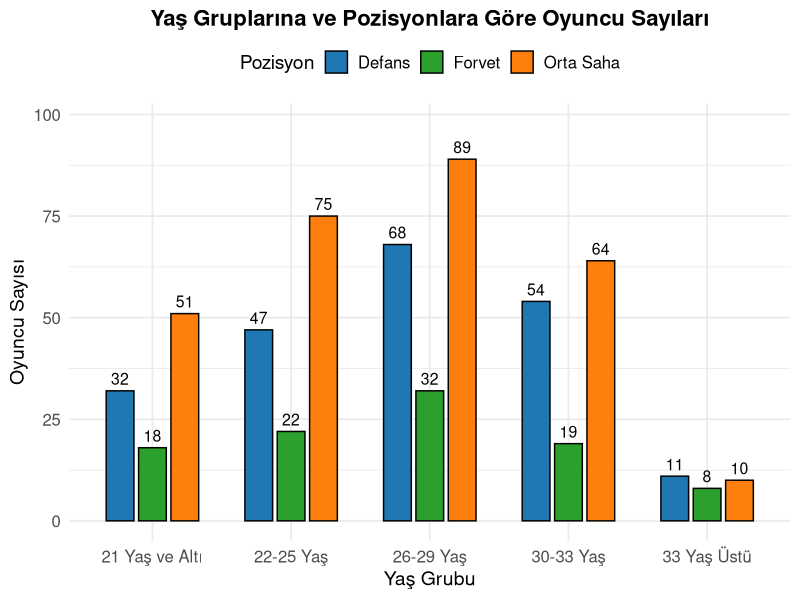
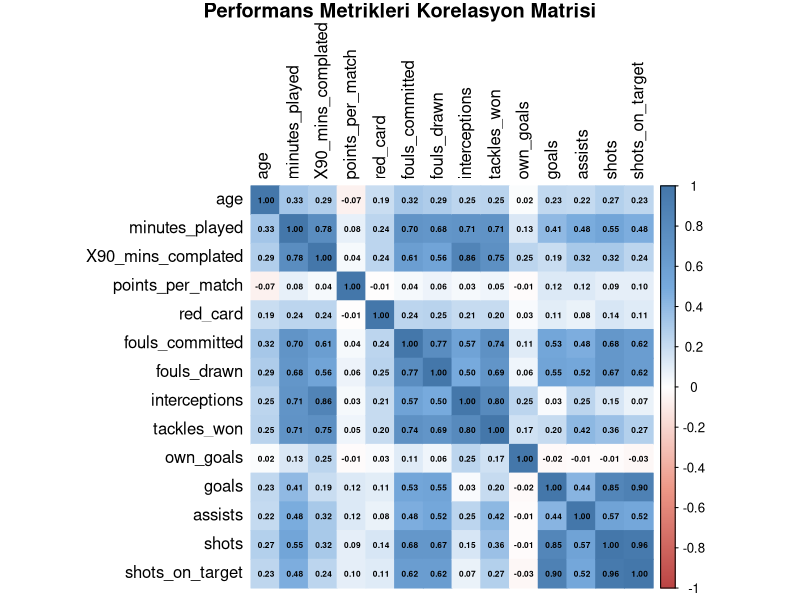
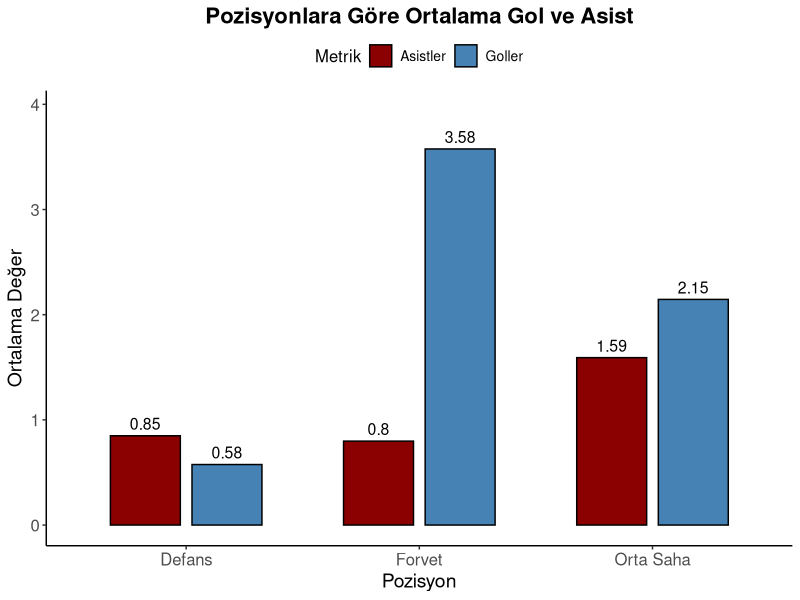
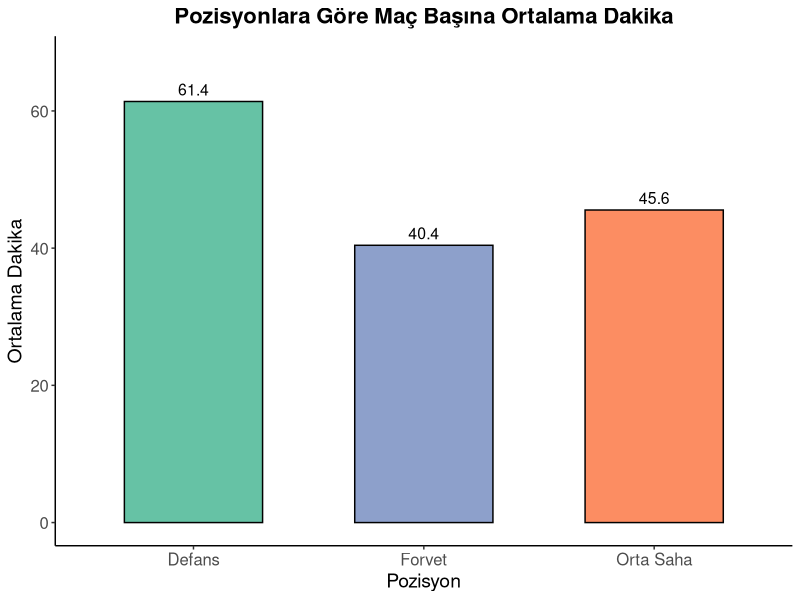
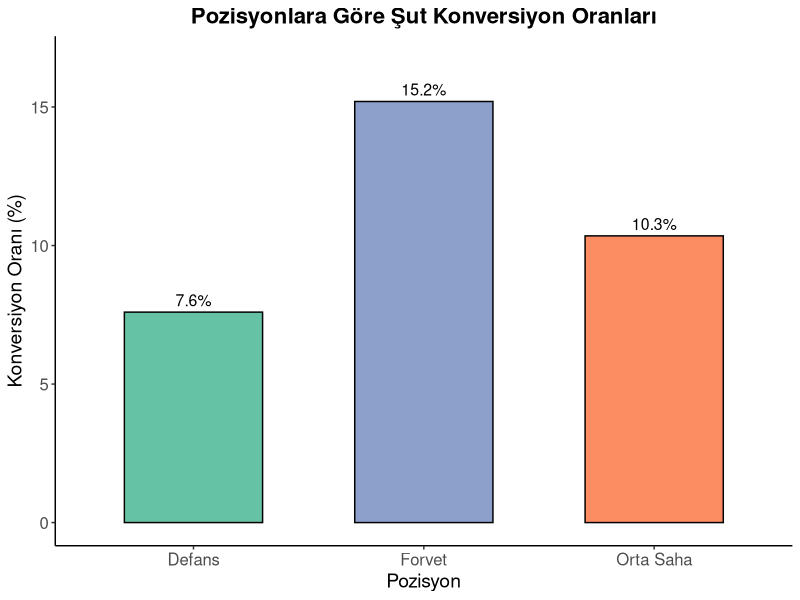
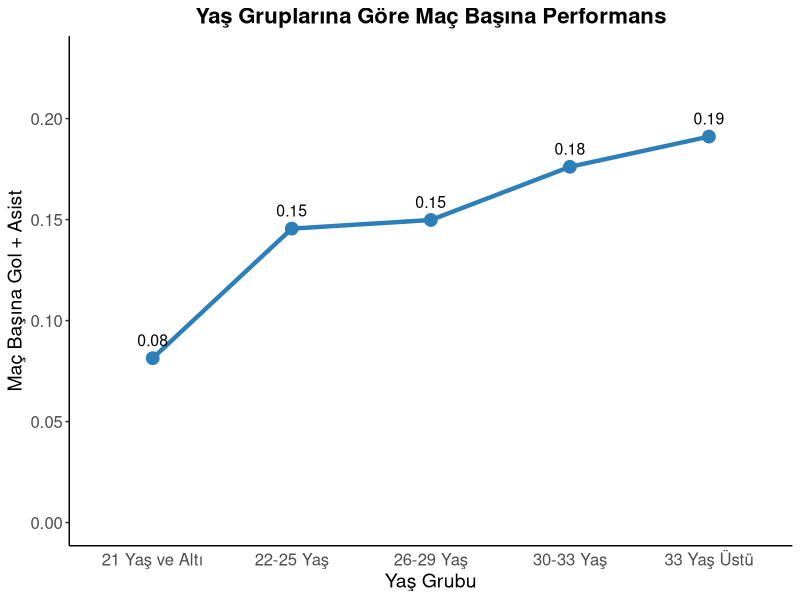
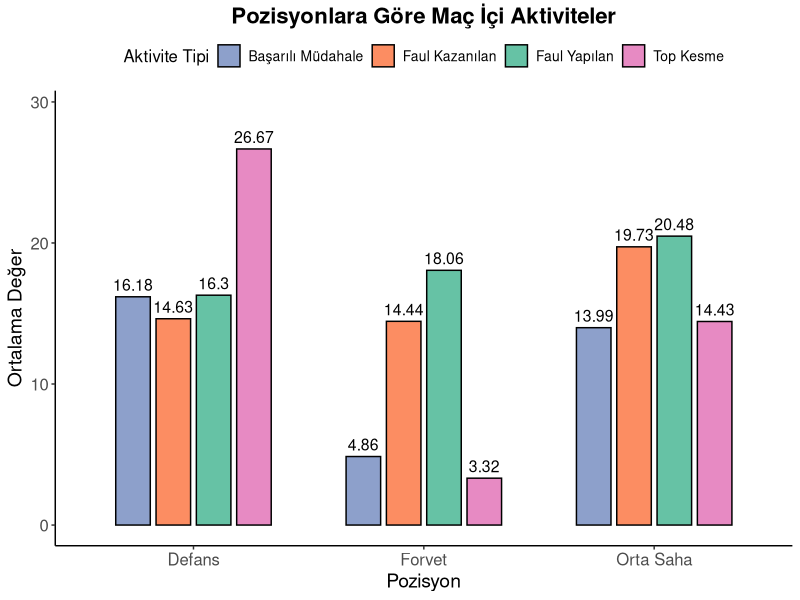
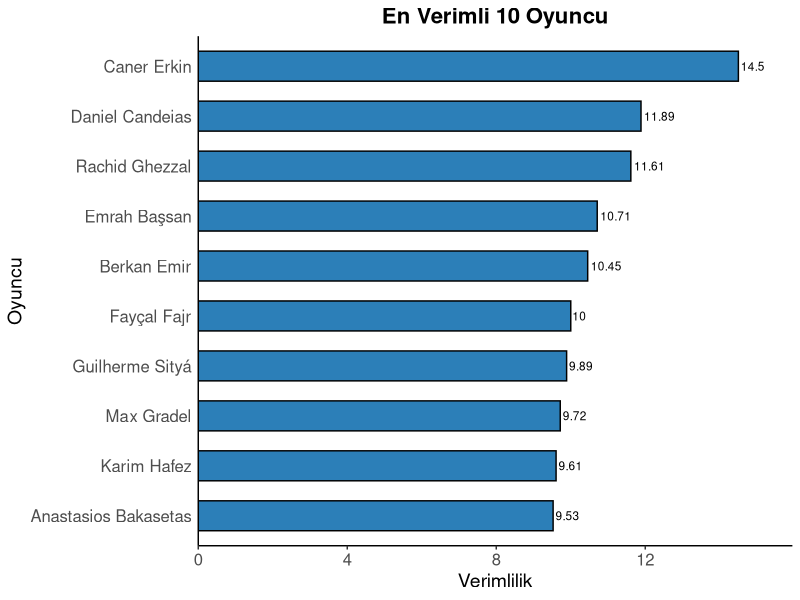

Source code (R) for these figures, in order:
########## GEREKLİ KÜTÜPHANELERİN YÜKLENMESİ VE TÜRKÇE KARAKTER İÇİN AYARLAMALAR ##########
setwd("C:/Users/tuncay/Desktop/R") ### Çalışma dizinini ayarladık

library(tidyverse) # Temel paketler için tidyverse kullandık
library(corrplot)  # Korelasyon matrisi için
library(caret)     # Modelleme için
library(class)     # KNN için

Sys.setlocale("LC_ALL", "Turkish") # Türkçe karakter desteği için

########## VERİLERİN OKUNMASI VE DÜZENLENME İŞLEMLERİ ##########
# Veri setlerini okuyoruz ve Türkçe karakter desteği için encoding ayarını yapıyoruz
goalkeepers <- read.csv("goalkeepers_stats.csv", sep = ";", stringsAsFactors = FALSE, encoding = "UTF-8")
players     <- read.csv("player_stats.csv", sep = ";", stringsAsFactors = FALSE, encoding = "UTF-8")
View(goalkeepers)
View(players)

########## POZİSYONLARIN YENİDEN SINIFLANDIRILMASI ##########
# Pozisyonları yeniden sınıflandırma
players <- players %>%
  mutate(position_simplified = case_when(
      position %in% c("DF", "DF.MF") ~ "Defans",
      position %in% c("MF", "MF.DF", "MF.FW") ~ "Orta Saha",
      position %in% c("FW", "FW.MF") ~ "Forvet",
    )
  )

# poziyonlara göre oyuncu sayıları
table(players$position_simplified)

########## YAŞ GRUPLARINA GÖRE OYUNCULARIN SINIFLANDIRILMASI ##########
# Oyuncuları yaş gruplarına ayırıyoruz
players$age_group <- cut(
  players$age,
  breaks = c(0, 21, 25, 29, 33, 100),
  labels = c("21 Yaş ve Altı", "22-25 Yaş", "26-29 Yaş", "30-33 Yaş", "33 Yaş Üstü")
)

########## YAŞ VE POZİSYON BAZLI İSTATİSTİKLERİN HESAPLANMASI ##########
# Yeniden sınıflandırdığımız pozisyonları kullanarak yaş analizi
age_analysis <- players %>%
  group_by(age_group, position_simplified) %>%
  summarize(
    oyuncu_sayisi    = n(),
    ortalama_dakika  = mean(minutes_played, na.rm = TRUE),
    gol_90dk         = sum(goals, na.rm = TRUE) * 90 / sum(minutes_played, na.rm = TRUE),
    asist_90dk       = sum(assists, na.rm = TRUE) * 90 / sum(minutes_played, na.rm = TRUE)
  )

# Yaş gruplarına göre pozisyon bazlı oyuncu sayıları görselleştirmesi
ggplot(age_analysis, aes(x = age_group, y = oyuncu_sayisi, fill = position_simplified)) +
  geom_bar(stat = "identity", position = position_dodge(width = 0.7), color = "black", width = 0.6) +
  scale_fill_manual(values = c("Defans" = "#1f77b4", "Orta Saha" = "#ff7f0e", "Forvet" = "#2ca02c")) +
  labs(
    title = "Yaş Gruplarına ve Pozisyonlara Göre Oyuncu Sayıları",
    x     = "Yaş Grubu",
    y     = "Oyuncu Sayısı",
    fill  = "Pozisyon"
  ) +
  theme_minimal(base_size = 14) +
  theme(
    plot.title       = element_text(hjust = 0.5, size = 16, face = "bold"),
    axis.text.x      = element_text(angle = 0, hjust = 0.5, size = 12),
    axis.text.y      = element_text(size = 12),
    axis.title       = element_text(size = 14),
    legend.title     = element_text(size = 14),
    legend.text      = element_text(size = 12),
    legend.position  = "top"
  ) + geom_text(
    aes(label = oyuncu_sayisi),
    position = position_dodge(width = 0.7),
    vjust    = -0.5,
    size     = 4,
    color    = "black"
  ) + coord_cartesian(ylim = c(0, max(age_analysis$oyuncu_sayisi) * 1.1))


########## PERFORMANS METRİKLERİ KORELASYON ANALİZİ ##########
# İlgili performans metriklerini seçiyoruz
performance_metrics <- players %>%
  select(
    "age", "minutes_played",
    "X90_mins_complated", "points_per_match",
    "red_card", "fouls_committed",
    "fouls_drawn", "interceptions", "tackles_won",
    "own_goals", "goals", "assists", "shots", "shots_on_target",
  )

normalized_performance_metrics <- scale(performance_metrics) # Z-score normalizasyonu yaptık

# Korelasyon matrisini oluşturup görselleştiriyoruz
correlation_matrix <- cor(normalized_performance_metrics, use = "complete.obs")

# Görselleştirme
corrplot(correlation_matrix,
  method        = "color",
  type          = "full",        # Sadece alt üçgeni göstererek daha temiz bir görünüm
  order         = "original",       # Değişkenleri benzerliklerine göre sıralar
  addCoef.col   = "black",        # Korelasyon değerlerini siyah renkte ekler
  number.cex    = 0.5,            # Korelasyon değerlerinin boyutunu artırdık
  tl.col        = "black",        # Değişken isimlerinin rengini ayarladık
  title         = "Performans Metrikleri Korelasyon Matrisi",
  mar           = c(0, 0, 1, 0),  # Grafiğin üst kısmına biraz boşluk ekledik
  col           = colorRampPalette(c("#BB4444", "#EE9988", "#FFFFFF", "#77AADD", "#4477AA"))(200)
)


########## POZİSYONLARA GÖRE PERFORMANS ANALİZİ ##########
# Yeniden sınıflandırılmış pozisyonlara göre performans analizi
position_performance <- players %>%
  group_by(position_simplified) %>%
  summarize(
    ortalama_gol        = mean(goals, na.rm = TRUE),
    ortalama_asist      = mean(assists, na.rm = TRUE),
    ortalama_sut        = mean(shots, na.rm = TRUE),
    sut_isabeti         = mean(shots_on_target / shots * 100, na.rm = TRUE),
    ortalama_mudahale   = mean(tackles_won, na.rm = TRUE),
    ortalama_top_kesme  = mean(interceptions, na.rm = TRUE)
  )

########## POZİSYONLARA GÖRE GOL VE ASİST KARŞILAŞTIRMASI ##########
# Pozisyonlara göre ortalama gol ve asist grafiği
# Veri setini uzun formata dönüştürüyoruz
position_performance_long <- position_performance %>%
  pivot_longer(
    cols      = c(ortalama_gol, ortalama_asist),
    names_to  = "Metrik",
    values_to = "Ortalama"
  )

# 'Metrik' sütunundaki değerleri daha anlaşılır hale getiriyoruz
position_performance_long$Metrik <- recode(position_performance_long$Metrik,
                                           ortalama_gol = "Goller",
                                           ortalama_asist = "Asistler")

# Grafiği oluşturuyoruz
ggplot(position_performance_long, aes(x = position_simplified, y = Ortalama, fill = Metrik)) +
  geom_col(position = position_dodge(width = 0.7), width = 0.6, color = "black") +
  labs(
    title = "Pozisyonlara Göre Ortalama Gol ve Asist",
    x     = "Pozisyon",
    y     = "Ortalama Değer",
    fill  = "Metrik"
  ) +
  theme_classic() +
  theme(
    plot.title       = element_text(hjust = 0.5, size = 16, face = "bold"),
    axis.title       = element_text(size = 14),
    axis.text        = element_text(size = 12),
    legend.title     = element_text(size = 12),
    legend.text      = element_text(size = 10),
    legend.position  = "top"
  ) +
  scale_fill_manual(values = c("Goller" = "steelblue", "Asistler" = "darkred")) +
  geom_text(
    aes(label = round(Ortalama, 2)),
    position = position_dodge(width = 0.7),
    vjust    = -0.5,
    size     = 4
  ) +
  coord_cartesian(ylim = c(0, max(position_performance_long$Ortalama) * 1.1))


########## MAÇ BAŞINA İSTATİSTİKLERİN ANALİZİ ##########

match_stats <- players %>%
  mutate(
    mac_basi_gol     = goals / match_played,
    mac_basi_asist   = assists / match_played,
    mac_basi_dakika  = minutes_played / match_played,
    mac_basi_sut     = shots / match_played
  ) %>%
  group_by(position_simplified) %>%
  summarize(
    ort_mac_basi_gol     = mean(mac_basi_gol, na.rm = TRUE),
    ort_mac_basi_asist   = mean(mac_basi_asist, na.rm = TRUE),
    ort_mac_basi_dakika  = mean(mac_basi_dakika, na.rm = TRUE),
    ort_mac_basi_sut     = mean(mac_basi_sut, na.rm = TRUE)
  )

########## POZİSYONLARA GÖRE MAÇ BAŞINA DAKİKA GÖRSELLEŞTİRMESİ ##########
ggplot(match_stats, aes(x = position_simplified, y = ort_mac_basi_dakika, fill = position_simplified)) +
  geom_bar(stat = "identity", width = 0.6, color = "black") +
  geom_text(aes(label = round(ort_mac_basi_dakika, 1)), vjust = -0.5, size = 4) +
  labs(
    title = "Pozisyonlara Göre Maç Başına Ortalama Dakika",
    x     = "Pozisyon",
    y     = "Ortalama Dakika"
  ) +
  scale_fill_manual(values = c("Defans" = "#66c2a5", "Orta Saha" = "#fc8d62", "Forvet" = "#8da0cb")) +
  theme_classic() +
  theme(
    plot.title       = element_text(hjust = 0.5, size = 16, face = "bold"),
    axis.text.x      = element_text(size = 12),
    axis.text.y      = element_text(size = 12),
    axis.title       = element_text(size = 14),
    legend.position  = "none"
  ) +
  coord_cartesian(ylim = c(0, max(match_stats$ort_mac_basi_dakika) * 1.1))


########## MEVCUT VERİLERİN DETAYLI ANALİZİ ##########
detailed_position_stats <- players %>%
  group_by(position_simplified) %>%
  summarize(
    toplam_oyuncu          = n(),
    ortalama_yas           = mean(age, na.rm = TRUE),
    toplam_gol             = sum(goals, na.rm = TRUE),
    toplam_asist           = sum(assists, na.rm = TRUE),
    ortalama_dakika        = mean(minutes_played, na.rm = TRUE),
    sut_konversiyon_orani  = sum(goals, na.rm = TRUE) / sum(shots, na.rm = TRUE) * 100,
    isabetli_sut_orani     = sum(shots_on_target, na.rm = TRUE) / sum(shots, na.rm = TRUE) * 100
  )

# Şut konversiyon oranları görselleştirmesi
ggplot(detailed_position_stats, aes(x = position_simplified, y = sut_konversiyon_orani, fill = position_simplified)) +
  geom_bar(stat = "identity", width = 0.6, color = "black") +
  geom_text(aes(label = paste0(round(sut_konversiyon_orani, 1), "%")), vjust = -0.5, size = 4) +
  labs(
    title = "Pozisyonlara Göre Şut Konversiyon Oranları",
    x     = "Pozisyon",
    y     = "Konversiyon Oranı (%)"
  ) +
  scale_fill_manual(values = c("Defans" = "#66c2a5", "Orta Saha" = "#fc8d62", "Forvet" = "#8da0cb")) +
  theme_classic() +
  theme(
    plot.title      = element_text(hjust = 0.5, size = 16, face = "bold"),
    axis.title      = element_text(size = 14),
    axis.text.x     = element_text(size = 12),
    axis.text.y     = element_text(size = 12),
    legend.position = "none"
  ) +
  coord_cartesian(ylim = c(0, max(detailed_position_stats$sut_konversiyon_orani) * 1.1))


########## YAŞ GRUPLARINA GÖRE PERFORMANS ANALİZİ ##########
age_performance <- players %>%
  group_by(age_group) %>%
  summarize(
    ortalama_gol            = mean(goals, na.rm = TRUE),
    ortalama_asist          = mean(assists, na.rm = TRUE),
    ortalama_dakika         = mean(minutes_played, na.rm = TRUE),
    mac_basi_performans     = sum(goals + assists, na.rm = TRUE) / sum(match_played, na.rm = TRUE)
  )

# Yaş gruplarına göre performans görselleştirmesi
# age_group sıralaması için mantıksal bir sıra belirliyoruz
age_performance$age_group <- factor(
  age_performance$age_group,
  levels = c("21 Yaş ve Altı", "22-25 Yaş", "26-29 Yaş", "30-33 Yaş", "33 Yaş Üstü")
)

ggplot(age_performance, aes(x = age_group, y = mac_basi_performans, group = 1)) +
  geom_line(color = "#2c7fb8", size = 1.5) +
  geom_point(color = "#2c7fb8", size = 4) +
  geom_text(aes(label = round(mac_basi_performans, 2)), vjust = -1, size = 4) +
  labs(
    title = "Yaş Gruplarına Göre Maç Başına Performans",
    x     = "Yaş Grubu",
    y     = "Maç Başına Gol + Asist"
  ) +
  theme_classic() +
  theme(
    plot.title   = element_text(hjust = 0.5, size = 16, face = "bold"),
    axis.title   = element_text(size = 14),
    axis.text    = element_text(size = 12),
    axis.text.x  = element_text(angle = 0),
    axis.ticks.x = element_blank()
  ) +
  ylim(0, max(age_performance$mac_basi_performans) * 1.2)

########## OYUNCULARIN MAÇ İÇİ AKTİVİTELERİNİN DETAYLI ANALİZİ ##########
# Pozisyonlara göre maç içi aktivitelerin analizi
match_activities <- players %>%
  group_by(position_simplified) %>%
  summarize(
    ortalama_faul_yapilan   = mean(fouls_committed, na.rm = TRUE),
    ortalama_faul_kazanilan = mean(fouls_drawn, na.rm = TRUE),
    ortalama_mudahale       = mean(tackles_won, na.rm = TRUE),
    ortalama_top_kesme      = mean(interceptions, na.rm = TRUE),
    mudahale_basari_orani   = sum(tackles_won, na.rm = TRUE) /
      (sum(tackles_won, na.rm = TRUE) + sum(fouls_committed, na.rm = TRUE)) * 100
  )

# Veriyi uzun forma dönüştürüyoruz
match_activities_long <- match_activities %>%
  pivot_longer(
    cols      = c(ortalama_faul_yapilan, ortalama_faul_kazanilan, ortalama_mudahale, ortalama_top_kesme),
    names_to  = "aktivite_tipi",
    values_to = "ortalama_deger"
  )

# Aktivite tiplerini daha anlaşılır hale getiriyoruz
match_activities_long$aktivite_tipi <- recode(match_activities_long$aktivite_tipi,
                                              ortalama_faul_yapilan   = "Faul Yapılan",
                                              ortalama_faul_kazanilan = "Faul Kazanılan",
                                              ortalama_mudahale       = "Başarılı Müdahale",
                                              ortalama_top_kesme      = "Top Kesme")

# Maç içi aktivitelerin görselleştirilmesi
ggplot(match_activities_long, aes(x = position_simplified, y = ortalama_deger, fill = aktivite_tipi)) +
  geom_bar(stat = "identity", position = position_dodge(width = 0.7), width = 0.6, color = "black") +
  geom_text(
    aes(label = round(ortalama_deger, 2)),
    position = position_dodge(width = 0.7),
    vjust    = -0.5,
    size     = 4
  ) +
  labs(
    title = "Pozisyonlara Göre Maç İçi Aktiviteler",
    x     = "Pozisyon",
    y     = "Ortalama Değer",
    fill  = "Aktivite Tipi"
  ) +
  scale_fill_manual(values = c(
    "Faul Yapılan"       = "#66c2a5",
    "Faul Kazanılan"     = "#fc8d62",
    "Başarılı Müdahale"  = "#8da0cb",
    "Top Kesme"          = "#e78ac3"
  )) +
  theme_classic() +
  theme(
    plot.title      = element_text(hjust = 0.5, size = 16, face = "bold"),
    axis.title      = element_text(size = 14),
    axis.text       = element_text(size = 12),
    legend.title    = element_text(size = 12),
    legend.text     = element_text(size = 10),
    legend.position = "top"
  ) +
  coord_cartesian(ylim = c(0, max(match_activities_long$ortalama_deger) * 1.1))

########## SEZON İÇİ FORM GRAFİĞİ ANALİZİ ##########
# Oyuncuların maç başına performans trendini inceleme
player_form <- players %>%
  mutate(
    verimlilik          = (goals + assists + fouls_drawn + 
                            crosses + interceptions + tackles_won + shots_on_target) / 
      match_played,
    dakika_verimlilik   = minutes_played / (match_played * 90)
  ) %>%
  arrange(desc(verimlilik)) %>%
  head(10)  # En verimli 10 oyuncu

# En verimli oyuncuların görselleştirilmesi
ggplot(player_form, aes(x = reorder(player_name, verimlilik), y = verimlilik)) +
  geom_bar(stat = "identity", fill = "#2c7fb8", width = 0.6, color = "black") +
  geom_text(aes(label = round(verimlilik, 2)), hjust = -0.1, size = 3) +
  coord_flip() +
  labs(
    title = "En Verimli 10 Oyuncu",
    x     = "Oyuncu",
    y     = "Verimlilik"
  ) +
  theme_classic() +
  theme(
    plot.title   = element_text(hjust = 0.5, size = 16, face = "bold"),
    axis.title   = element_text(size = 14),
    axis.text    = element_text(size = 12),
    axis.text.x  = element_text(angle = 0),
    axis.ticks.y = element_blank()
  ) +
  scale_y_continuous(expand = expansion(mult = c(0, 0.1)))

########## KALECİ VERİ SETİNİN ANALİZİ ##########
# Kalecilerin temel performans metriklerini hesaplayalım
goalkeeper_stats <- goalkeepers %>%
  mutate(
    # Kurtarış yüzdesi: Toplam kurtarışların kaleye gelen şutlara oranı
    save_percentage = (saves / shots_on_target) * 100,
    # Maç başına kurtarış: Toplam kurtarışların oynanan maç sayısına oranı
    saves_per_match = saves / match_played,
    # Clean sheet oranı: Gol yenilmeyen maçların toplam maçlara oranı
    clean_sheet_ratio = (clean_sheets / match_played) * 100,
    # Penaltı kurtarış yüzdesi: Kurtarılan penaltıların toplam penaltılara oranı
    penalty_save_ratio = ifelse(
      penalty_kicks_attempts > 0,
      (penalty_kicks_saved / penalty_kicks_attempts) * 100,
      NA
    ),
    # Yaş grupları oluşturma
    age_group = cut(
      age,
      breaks = c(15, 20, 25, 30, 35, 40),
      labels = c("15-20", "21-25", "26-30", "31-35", "36+"),
      include.lowest = TRUE
    )
  ) %>%
  # En az 5 maç oynamış kalecileri filtreleyelim
  filter(match_played >= 5) %>%
  arrange(desc(save_percentage))

# Yaş gruplarına göre kaleci performansı
ggplot(goalkeeper_stats, aes(x = age_group, y = save_percentage)) +
  stat_summary(
    fun = mean,
    geom = "bar",
    fill = "#2c7fb8",
    color = "black",
    width = 0.6
  ) +
  stat_summary(
    fun.data = mean_cl_normal,
    geom = "errorbar",
    width = 0.2,
    color = "black"
  ) +
  geom_jitter(
    aes(color = age_group),
    width = 0.2,
    size = 2,
    alpha = 0.7,
    show.legend = FALSE
  ) +
  geom_text(
    stat = "summary",
    fun = mean,
    aes(label = round(..y.., 1)),
    vjust = -0.5,
    size = 4
  ) +
  labs(
    title    = "Yaş Gruplarına Göre Kaleci Performansı",
    subtitle = "Barlar ortalama kurtarış yüzdesini, noktalar bireysel kalecileri gösterir",
    x        = "Yaş Grubu",
    y        = "Kurtarış Yüzdesi (%)"
  ) +
  theme_classic() +
  theme(
    plot.title    = element_text(hjust = 0.5, size = 16, face = "bold"),
    plot.subtitle = element_text(hjust = 0.5, size = 12),
    axis.title    = element_text(size = 14),
    axis.text     = element_text(size = 12),
    legend.position = "none"
  ) +
  coord_cartesian(ylim = c(0, 100))

########## KALECİLERİN DETAYLI PERFORMANS ANALİZİ ##########
# Clean sheet oranlarını inceleyelim
ggplot(goalkeeper_stats, aes(x = reorder(player_name, clean_sheet_ratio), y = clean_sheet_ratio)) +
  geom_bar(stat = "identity", fill = "darkgreen", alpha = 0.7) +
  geom_text(aes(label = match_played), hjust = -0.1, size = 3) +
  coord_flip() +
  labs(
    title    = "Kalecilerin Clean Sheet Oranları",
    subtitle = "En az 5 maç oynamış kaleciler",
    x        = "Kaleci",
    y        = "Maç Başına Clean Sheet Oranı (%)"
  ) +
  theme_minimal() +
  theme(
    plot.title    = element_text(hjust = 0.5, size = 14),
    plot.subtitle = element_text(hjust = 0.5, size = 10)
  ) +
  ylim(0, max(goalkeeper_stats$clean_sheet_ratio) * 1.1)

# Kalecilerin penaltı performansını analiz edelim
# En az 2 penaltı karşılaşması olan kalecileri seçelim ve penaltı başarı oranlarını hesaplayalım
goalkeeper_penalty_stats <- goalkeeper_stats %>%
  filter(penalty_kicks_attempts >= 2) %>%  # En az 2 penaltı karşılaşması olanlar
  mutate(
    penalty_success = paste0(penalty_kicks_saved, "/", penalty_kicks_attempts),
    penalty_save_ratio = round(penalty_save_ratio, 1)  # Oranı yuvarlayalım
  ) %>%
  arrange(desc(penalty_save_ratio))  # Penaltı kurtarış oranına göre sıralayalım

# Kaleci isimlerini faktör olarak sıralayalım
goalkeeper_penalty_stats$player_name <- factor(
  goalkeeper_penalty_stats$player_name,
  levels = goalkeeper_penalty_stats$player_name
)

# Grafiği oluşturalım
ggplot(goalkeeper_penalty_stats, aes(x = player_name, y = penalty_save_ratio)) +
  geom_bar(stat = "identity", fill = "#6a51a3", width = 0.6, color = "black") +
  geom_text(aes(label = paste0(penalty_save_ratio, "% (", penalty_success, ")")), hjust = -0.1, size = 3) +
  coord_flip() +
  labs(
    title    = "Kalecilerin Penaltı Kurtarış Oranları",
    subtitle = "En az 2 penaltı karşılaşması olan kaleciler",
    x        = "Kaleci",
    y        = "Penaltı Kurtarış Oranı (%)"
  ) +
  theme_classic() +
  theme(
    plot.title    = element_text(hjust = 0.5, size = 16, face = "bold"),
    plot.subtitle = element_text(hjust = 0.5, size = 12),
    axis.title    = element_text(size = 14),
    axis.text     = element_text(size = 12),
    axis.ticks.y  = element_blank()
  ) +
  scale_y_continuous(expand = expansion(mult = c(0, 0.1)))


# Kurtarış yüzdesi ve maç sayısı ilişkisi
ggplot(goalkeeper_stats, aes(x = match_played, y = save_percentage)) +
  geom_point(aes(size = saves_per_match), alpha = 0.6, color = "blue") +
  geom_text(
    aes(label = player_name),
    vjust         = -1,
    size          = 3,
    check_overlap = TRUE
  ) +
  labs(
    title    = "Kalecilerin Kurtarış Yüzdesi ve Maç Sayısı İlişkisi",
    subtitle = "Nokta büyüklüğü maç başına kurtarış sayısını gösterir",
    x        = "Oynanan Maç Sayısı",
    y        = "Kurtarış Yüzdesi (%)",
    size     = "Maç Başına Kurtarış"
  ) +
  theme_minimal() +
  theme(
    plot.title    = element_text(hjust = 0.5, size = 14),
    plot.subtitle = element_text(hjust = 0.5, size = 10)
  )

########## KALECİ PERFORMANSI VE TAKIM SAVUNMASI İLİŞKİSİ ANALİZİ ##########

# Öncelikle takımların savunma metriklerini hesaplayalım
team_defense_stats <- players %>%
  # Savunma oyuncularını ve defansif orta saha oyuncularını seçelim
  filter(position_simplified == "Defans") %>%
  group_by(squad) %>%
  summarize(
    # Takımın ortalama top kesme sayısı
    takim_top_kesme        = mean(interceptions, na.rm = TRUE),
    # Takımın ortalama başarılı müdahale sayısı
    takim_mudahale         = mean(tackles_won, na.rm = TRUE),
    # Savunma oyuncusu sayısı
    savunma_oyuncu_sayisi  = n(),
    # Toplam savunma dakikası
    toplam_savunma_dakika  = sum(minutes_played, na.rm = TRUE)
  )

# Kaleci ve takım savunma istatistiklerini birleştirelim
goalkeeper_defense_analysis <- goalkeeper_stats %>%
  left_join(team_defense_stats, by = "squad") %>%
  # En az 10 maç oynamış kalecileri filtreleyelim
  filter(match_played >= 10) %>%
  # Savunma etkisi skorunu hesaplayalım
  mutate(
    savunma_etkisi            = (takim_top_kesme + takim_mudahale) / 2,
    # Clean sheet başına düşen savunma aksiyonu
    savunma_clean_sheet_orani = savunma_etkisi / clean_sheet_ratio
  )

# Korelasyon analizi için görselleştirme
ggplot(goalkeeper_defense_analysis, aes(x = savunma_etkisi, y = clean_sheet_ratio)) +
  geom_point(aes(size = match_played, color = squad), alpha = 0.7) +
  geom_smooth(method = "lm", color = "red", se = FALSE) +
  geom_text(
    aes(label = player_name),
    vjust         = -1,
    size          = 3,
    check_overlap = TRUE
  ) +
  labs(
    title    = "Kaleci Clean Sheet Oranları ve Takım Savunması İlişkisi",
    subtitle = "Nokta büyüklüğü oynanan maç sayısını gösterir",
    x        = "Takım Savunma Etkisi (Ortalama Top Kesme ve Müdahale)",
    y        = "Clean Sheet Oranı (%)",
    size     = "Maç Sayısı",
    color    = "Takım"
  ) +
  theme_minimal() +
  theme(
    plot.title    = element_text(hjust = 0.5, size = 14),
    plot.subtitle = element_text(hjust = 0.5, size = 10),
    legend.position = "right"
  ) +
  guides(color = guide_legend(title = "Takım"))

########## OYUNCU DEĞERİ VE TAKIM BAŞARISI ANALİZİ ##########

# 'points_per_match' kolonunu sayısal formata çeviriyoruz
players <- players %>%
  mutate(points_per_match = as.numeric(points_per_match))

# Takım başarı metriklerini hesaplıyoruz
takim_basari <- players %>%
  group_by(squad) %>%
  summarize(
    takim_puan           = mean(points_per_match, na.rm = TRUE),
    takim_gol            = sum(goals, na.rm = TRUE),
    takim_asist          = sum(assists, na.rm = TRUE),
    hucum_verimlilik     = takim_gol / n(),
    defansif_aksiyonlar  = mean(tackles_won + interceptions, na.rm = TRUE)
  ) %>%
  arrange(desc(takim_puan))

# Oyuncuların bireysel katkılarını hesaplıyoruz
oyuncu_deger_metrikleri <- players %>%
  mutate(
    mac_katkisi     = (goals + assists) / match_played,
    defansif_katki  = (tackles_won + interceptions) / match_played,
    dakika_katkisi  = minutes_played / (match_played * 90),
    sut_verimlilik  = ifelse(shots > 0, goals / shots, 0)
  )

# Oyuncu katkısı ve takım başarısı ilişkisini görselleştiriyoruz
ggplot(oyuncu_deger_metrikleri, aes(x = mac_katkisi, y = points_per_match)) +
  geom_point(aes(color = position_simplified, size = minutes_played), alpha = 0.6) +
  geom_smooth(method = "lm", color = "red", se = FALSE) +
  labs(
    title    = "Oyuncu Katkısı ve Takım Başarısı İlişkisi",
    subtitle = "Maç başına gol+asist katkısının takım puanına etkisi",
    x        = "Maç Katkısı",
    y        = "Takım Puan Ortalaması",
    color    = "Pozisyon",
    size     = "Oynanan Dakika"
  ) +
  theme_minimal() +
  theme(
    plot.title    = element_text(hjust = 0.5, size = 14),
    plot.subtitle = element_text(hjust = 0.5, size = 10)
  )

########## KÜMELEME ANALİZİ ##########
# Sayısal değişkenleri seçiyoruz
sayisal_ozellikler <- players %>%
  select(goals, assists, tackles_won, interceptions, shots, minutes_played, age)

# Sayısal özelliklerin normalize edilmesi
normalize <- function(x) {
  (x - min(x)) / (max(x) - min(x))
}
normalize_edilmis_ozellikler <- as.data.frame(lapply(sayisal_ozellikler, normalize))

# Elbow yöntemi ile optimal küme sayısını belirliyoruz
wss <- numeric(10)  # Kümelerin WSS değerlerini saklamak için boş bir vektör
for (k in 1:10) {
  set.seed(600)  # Rastgelelik kontrolü için tohum değeri
  kmeans_model <- kmeans(normalize_edilmis_ozellikler, centers = k, nstart = 20)
  wss[k] <- kmeans_model$tot.withinss  # Küme içi toplam kareler
}

# Dirsek grafiği (Elbow)
plot(
  1:10, wss, type = "b", pch = 19, frame = FALSE,
  xlab = "Küme Sayısı (k)",
  ylab = "Toplam Küme İçi Kareler (WSS)",
  main = "Optimal Küme Sayısını Belirlemek İçin Elbow Yöntemi"
)
abline(v = 5, col = "red", lty = 2)  # Optimum k değeri (5)

########## DENDOGRAM ##########
# Mesafe matrisi (öklid mesafesi)
dist_mat <- dist(normalize_edilmis_ozellikler, method = "euclidean")

# Hiyerarşik kümeleme modeli (Ward yöntemini kullanıyoruz)
hclust_model <- hclust(dist_mat, method = "ward.D2")

# Dendogram çizimi
plot(
  hclust_model,
  main = "Hiyerarşik Kümeleme Dendogramı",
  xlab = "",
  sub = "",
  cex = 0.8,
  labels = FALSE
)

# 5 kümeyi vurguluyoruz burada
rect.hclust(hclust_model, k = 5, border = "red")

# Kümeleme ve grafiğin yeniden oluşturulması
set.seed(600)
kmeans_model <- kmeans(normalize_edilmis_ozellikler, centers = 5, nstart = 20)
players$kume <- kmeans_model$cluster

# Küme özetlerini hesaplıyoruz ve grafiği tekrar oluşturuyoruz
kume_ozetleri <- aggregate(normalize_edilmis_ozellikler, by = list(Kume = players$kume), mean)
kume_ozetleri_long <- kume_ozetleri %>%
  pivot_longer(cols = -Kume, names_to = "Metric", values_to = "Mean")

ggplot(kume_ozetleri_long, aes(x = Metric, y = Mean, fill = as.factor(Kume))) +
  geom_bar(stat = "identity", position = "dodge") +
  labs(
    title = "Kümelerin Performans Metrikleri Özeti (Normalize Edilmiş)",
    x     = "Metrikler",
    y     = "Ortalama Değer",
    fill  = "Küme"
  ) +
  theme_minimal() +
  theme(
    plot.title  = element_text(hjust = 0.5, size = 16),
    axis.text.x = element_text(angle = 45, hjust = 1, size = 12),
    axis.text.y = element_text(size = 12),
    axis.title  = element_text(size = 14)
  )

########## MODEL OLUŞTURMA ##########

# Hedef değişkeni olarak position_simplified kullanıyoruz
players$position_simplified <- as.factor(players$position_simplified)

# Eğitim ve test veri setlerini ayırıyoruz
set.seed(600)
train_index    <- createDataPartition(players$position_simplified, p = 0.8, list = FALSE)
egitim_verisi  <- normalize_edilmis_ozellikler[train_index, ]
test_verisi    <- normalize_edilmis_ozellikler[-train_index, ]

egitim_mevki <- players$position_simplified[train_index]
test_mevki   <- players$position_simplified[-train_index]

# KNN modeli oluşturuyoruz
set.seed(6000)
knn_tahminler <- knn(
  train = egitim_verisi,
  test  = test_verisi,
  cl    = egitim_mevki,
  k     = 5
)

# Tahmin sonuçlarını değerlendiriyoruz
confusion_matrix <- confusionMatrix(knn_tahminler, test_mevki)
print(confusion_matrix)

########## K DEĞERİNE GÖRE DOĞRULUK ANALİZİ ##########

accuracy_results <- c()
for (k in 1:20) {
  knn_tahminler <- knn(
    train = egitim_verisi,
    test  = test_verisi,
    cl    = egitim_mevki,
    k     = k
  )
  accuracy <- sum(knn_tahminler == test_mevki) / length(test_mevki)
  accuracy_results <- c(accuracy_results, accuracy)
}

# Doğruluk oranını görselleştiriyoruz
plot(
  1:20, accuracy_results, type = "b",
  xlab = "k Değeri", ylab = "Doğruluk Oranı",
  main = "K'ye Göre Doğruluk"
)
abline(v = 6, col = "red", lty = 2)  # Max doğruluk değeri

########## MODELE DEĞER VEREREK POZİSYONU TAHMİN EDELİM ##########

# Manuel olarak bir oyuncunun özelliklerini giriyoruz
yeni_oyuncu <- data.frame(
  goals          = 0,     # 5 gol
  assists        = 0,     # 3 asist
  tackles_won    = 20,    # 12 başarılı müdahale
  interceptions  = 15,     # 8 top kesme
  shots          = 10,    # 20 şut
  minutes_played = 2500,   # 1800 dakika
  age = 25                # 25 yaş
)

# Normalize işlemi için fonksiyon tanımlıyoruz
normalize_value <- function(x, min_val, max_val) {
  (x - min_val) / (max_val - min_val)
}

# Yeni oyuncunun normalize edilmesi
yeni_oyuncu_normalize <- as.data.frame(t(mapply(
  normalize_value,
  yeni_oyuncu,
  min_val = apply(sayisal_ozellikler, 2, min),
  max_val = apply(sayisal_ozellikler, 2, max)
)))
colnames(yeni_oyuncu_normalize) <- colnames(egitim_verisi)

# KNN modeli kullanarak mevki tahmini yapıyoruz
tahmin_mevki <- knn(
  train = egitim_verisi,
  test  = yeni_oyuncu_normalize,
  cl    = egitim_mevki,
  k     = 6  # grafiğe göre en mantıklısı x yapmak
)

# Tahmin edilen sınıfı ilgili mevkiye dönüştürüyoruz
tahmin_edilen_mevki <- levels(egitim_mevki)[as.numeric(tahmin_mevki)]
cat("Yeni oyuncunun tahmin edilen mevkisi:", tahmin_edilen_mevki, "\n")

